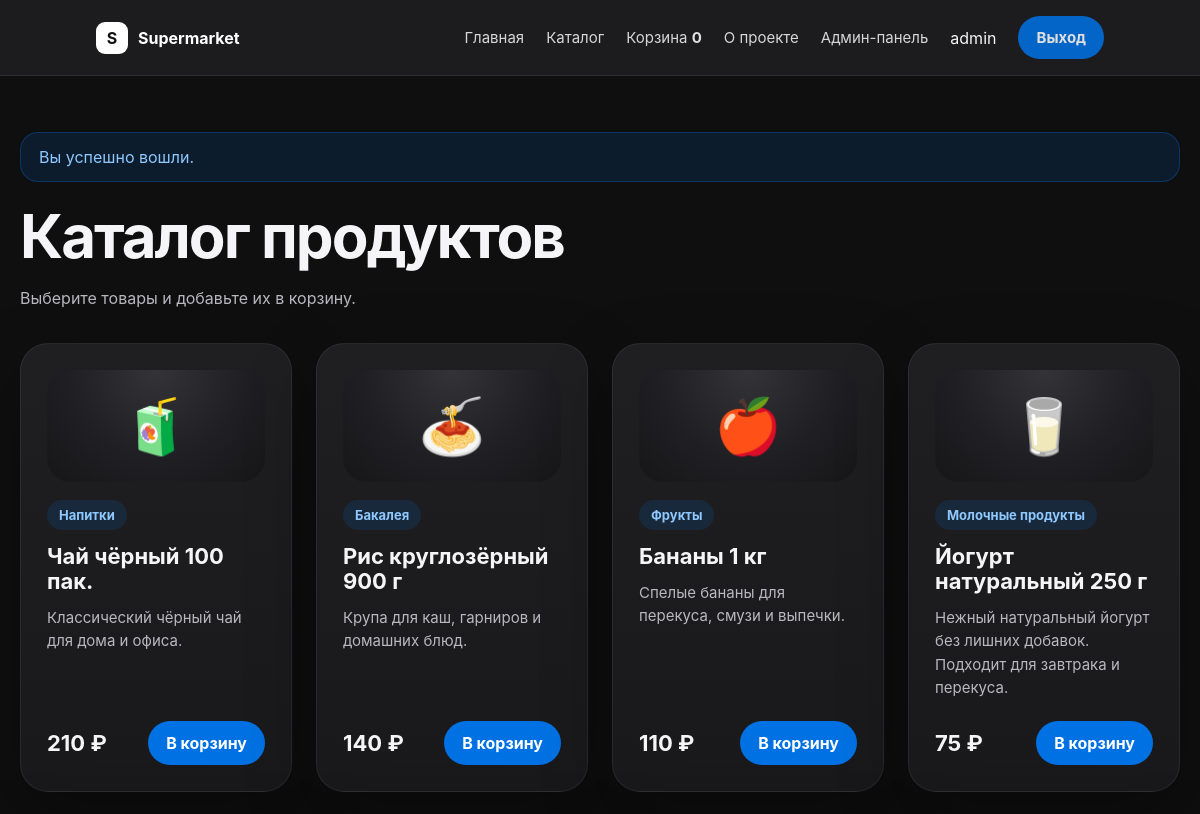
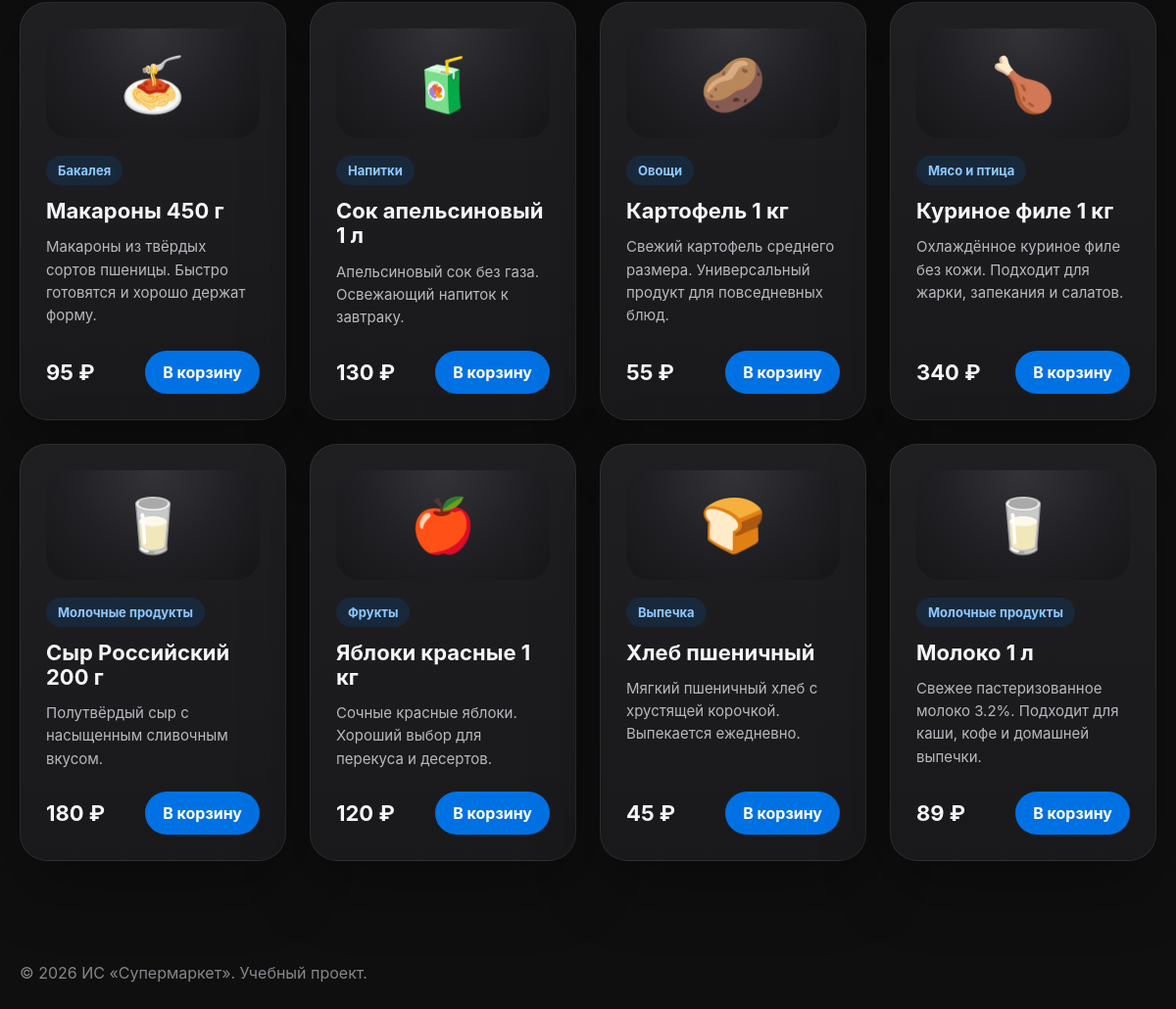
Screenshot of /index.php?page=products (signed in) with the database file from the repository (2 pictures, top to bottom).
### tables this page shows
CREATE TABLE `products` (
  `id` int(11) NOT NULL,
  `name` varchar(120) NOT NULL,
  `category` varchar(80) NOT NULL,
  `description` text NOT NULL,
  `price` decimal(10,2) NOT NULL,
  `stock` int(11) NOT NULL DEFAULT 0,
  `is_deleted` tinyint(1) NOT NULL DEFAULT 0,
  `created_at` timestamp NOT NULL DEFAULT current_timestamp()
);

### src/Router/Router.php (called while the page is built, shortened)
<?php
class Router
{
    public function route(string $page): string
    {
        switch ($page) {
            case 'products':
                return (new ProductController())->index();
        }
    }
}

### src/Controllers/ProductController.php (the view, shortened to what this page needs)
<?php
class ProductController
{
    public function index(): string
    {
        $pdo = Config::getPDO();
        $stmt = $pdo->query('SELECT * FROM products WHERE is_deleted = 0 ORDER BY id DESC');
        $products = $stmt->fetchAll();
        $icons = [
            'Молочные продукты' => '🥛',
            'Выпечка' => '🍞',
            'Фрукты' => '🍎',
            'Мясо и птица' => '🍗',
            'Овощи' => '🥔',
            'Напитки' => '🧃',
            'Бакалея' => '🍝'
        ];
        $content = "<section class='catalog-head'><h1>Каталог продуктов</h1><p>Выберите товары и добавьте их в корзину.</p></section>";
        $content .= "<section class='products'>";
        foreach ($products as $product) {
            $id = (int)$product['id'];
            $name = BaseTemplate::escape($product['name']);
            $category = BaseTemplate::escape($product['category']);
            $description = BaseTemplate::escape($product['description']);
            $price = number_format((float)$product['price'], 0, '.', ' ');
            $icon = $icons[$product['category']] ?? '🛒';
            $content .= "
                <article class='product-card'>
                    <div class='product-preview'><span>{$icon}</span></div>
                    <span class='tag'>{$category}</span>
                    <h3>{$name}</h3>
                    <p>{$description}</p>
                    <div class='product-bottom'>
                        <strong>{$price} ₽</strong>
                        <a class='btn' href='/supermarket/index.php?page=basket_add&id={$id}'>В корзину</a>
                    </div>
                </article>
            ";
        }
        $content .= "</section>";
        return BaseTemplate::render('Каталог', $content);
    }
}

### assets/css/style_dark_catalog.css (style rules this page uses)
* { box-sizing: border-box; }
body { margin: 0; background: #0f0f10; color: #f5f5f7; font-family: -apple-system, BlinkMacSystemFont, 'Segoe UI', Arial, sans-serif; overflow-x: hidden; }
.catalog-head h1, .hero h1, .hero h2 { font-size: clamp(38px, 5vw, 66px); line-height: 1.03; letter-spacing: -2px; margin: 0 0 18px; max-width: 980px; }
.catalog-head p, .hero p, .product-card p { color: #b8b8bf; line-height: 1.55; }
.feature-card, .product-card, .card, .panel, .form-card, .order-card { background: linear-gradient(180deg, #1f1f22 0%, #19191b 100%); border: 1px solid rgba(255, 255, 255, 0.07); border-radius: 28px; padding: 26px; color: #f5f5f7; box-shadow: 0 24px 70px rgba(0, 0, 0, 0.32); }
.catalog-head { margin-bottom: 32px; }
.products { display: grid; grid-template-columns: repeat(auto-fit, minmax(250px, 1fr)); gap: 24px; align-items: stretch; }
.product-card { min-height: 360px; display: flex; flex-direction: column; transition: transform 0.22s ease, box-shadow 0.22s ease, border-color 0.22s ease; }
.product-preview { height: 112px; border-radius: 24px; background: radial-gradient(circle at top, #333338 0%, #202024 55%, #161618 100%); display: flex; align-items: center; justify-content: center; margin-bottom: 18px; }
.product-preview span { font-size: 54px; }
.tag, .product-category { display: inline-flex; width: fit-content; align-items: center; background: rgba(0, 113, 227, 0.14); color: #8ec8ff; padding: 7px 12px; border-radius: 999px; font-size: 13px; font-weight: 700; margin-bottom: 14px; }
.product-card h3 { font-size: 22px; line-height: 1.15; margin: 0 0 12px; }
.product-card p { margin: 0; flex: 1; font-size: 15px; }
.product-bottom { display: flex; align-items: center; justify-content: space-between; gap: 14px; margin-top: 22px; }
.product-bottom strong { font-size: 22px; white-space: nowrap; }
.btn, button, .nav-pill { background: #0071e3; color: #ffffff; border: 0; padding: 12px 18px; border-radius: 999px; text-decoration: none; font-weight: 700; cursor: pointer; display: inline-flex; align-items: center; justify-content: center; transition: background 0.2s ease, transform 0.2s ease; }

### rows the page displays
products: category "🧃", category "Напитки", name "Чай чёрный 100 пак.", description "Классический чёрный чай для дома и офиса.", price "210"
products: category "🍝", category "Бакалея", name "Рис круглозёрный 900 г", description "Крупа для каш, гарниров и домашних блюд.", price "140"
products: category "🍎", category "Фрукты", name "Бананы 1 кг", description "Спелые бананы для перекуса, смузи и выпечки.", price "110"
products: category "🥛", category "Молочные продукты", name "Йогурт натуральный 250 г", description "Нежный натуральный йогурт без лишних добавок. Подходит для завтрака и перекуса.", price "75"
products: category "🍝", category "Бакалея", name "Макароны 450 г", description "Макароны из твёрдых сортов пшеницы. Быстро готовятся и хорошо держат форму.", price "95"
products: category "🧃", category "Напитки", name "Сок апельсиновый 1 л", description "Апельсиновый сок без газа. Освежающий напиток к завтраку.", price "130"
products: category "🥔", category "Овощи", name "Картофель 1 кг", description "Свежий картофель среднего размера. Универсальный продукт для повседневных блюд.", price "55"
products: category "🍗", category "Мясо и птица", name "Куриное филе 1 кг", description "Охлаждённое куриное филе без кожи. Подходит для жарки, запекания и салатов.", price "340"
products: category "🥛", category "Молочные продукты", name "Сыр Российский 200 г", description "Полутвёрдый сыр с насыщенным сливочным вкусом.", price "180"
products: category "🍎", category "Фрукты", name "Яблоки красные 1 кг", description "Сочные красные яблоки. Хороший выбор для перекуса и десертов.", price "120"
products: category "🍞", category "Выпечка", name "Хлеб пшеничный", description "Мягкий пшеничный хлеб с хрустящей корочкой. Выпекается ежедневно.", price "45"
products: category "🥛", category "Молочные продукты", name "Молоко 1 л", description "Свежее пастеризованное молоко 3.2%. Подходит для каши, кофе и домашней выпечки.", price "89"

### other values shown
$basketCount "0"
$username "admin"
$flash "Вы успешно вошли."
